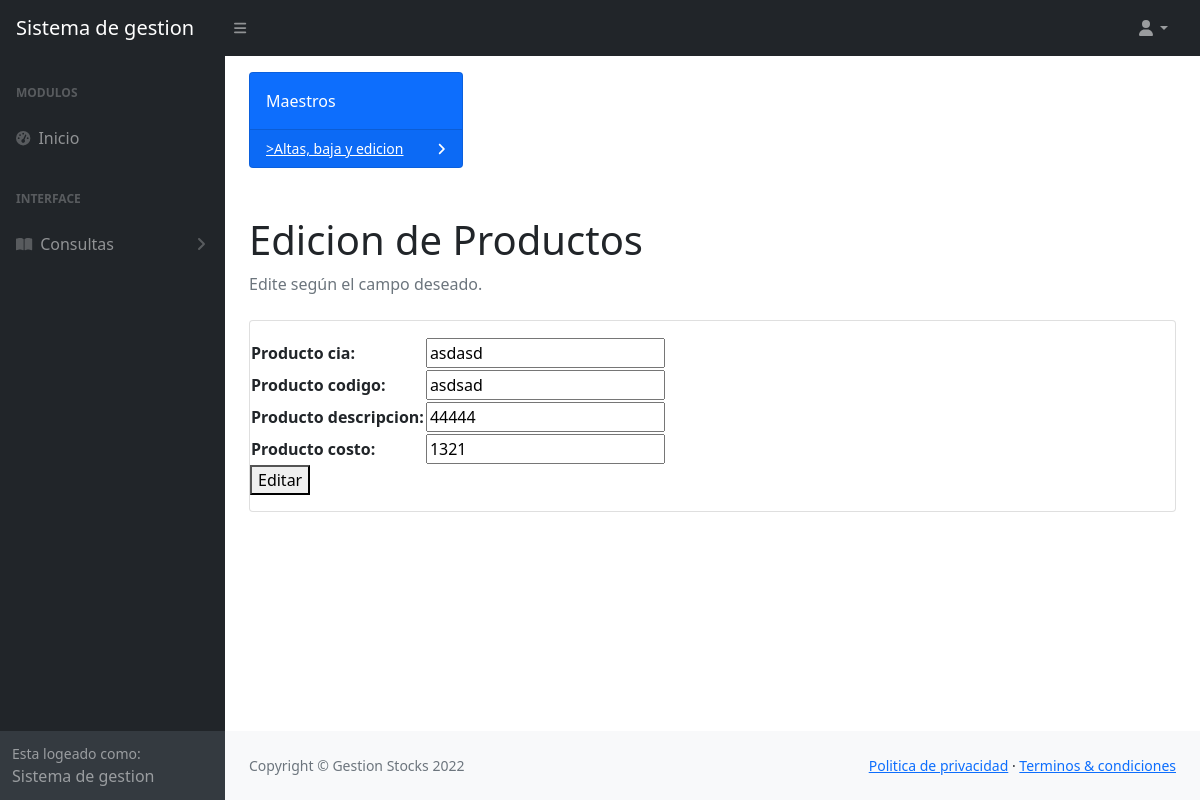
/edite_producto/1/, run on the app's committed database.
### vistas/models.py (models this page shows, shortened)
class Producto(models.Model):
    producto_cia = models.CharField(max_length=15)
    producto_codigo = models.CharField(max_length=10)
    producto_descripcion = models.CharField(max_length=30)
    producto_cantidad = models.IntegerField(null=0) #siempre empiezo en 0
    producto_costo = models.IntegerField(null=0)
    producto_fecha = models.DateTimeField(null=True)

### vistas/views.py (the view, shortened to what this page needs)
# urls.py: path('edite_producto/<int:id>/', edite_producto, name = 'edite_producto'),
def edite_producto(request, id):
    prod = Producto.objects.get(id=id)
    form_producto = FormEditarProducto(initial={'producto_cia': prod.producto_cia,'producto_codigo': prod.producto_codigo, 'producto_descripcion': prod.producto_descripcion, 'producto_costo': prod.producto_costo})
    print('entre')
    return render(request, 'edite_producto.html', {'form':form_producto, 'producto':prod})

### vistas/forms.py
class FormEditarProducto(forms.Form):
    producto_cia =  forms.CharField(max_length=30)
    producto_codigo = forms.CharField()
    producto_descripcion = forms.CharField(max_length=30)
    producto_costo = forms.IntegerField(required=False)

### Templates/edite_producto.html (shortened to what this page needs)
{% extends 'busqueda_producto.html' %}
{% block sub_titulo %}
<h1 class="mt-4">Edicion de Productos</h1>
{% endblock sub_titulo %}
{% block sub_titulo_2 %}
<li class="breadcrumb-item active">Edite según el campo deseado.</li>
{% endblock sub_titulo_2 %}
{% block campos %}
<body>
    <p>
        <form action={% url 'edite_producto' producto.id %} method="post">
            <table>
                {{form.as_table}}
            </table>
            <button>Editar</button>
        </form>
    </p>
</body>
{% endblock campos %}

### data on the page
Producto: producto_cia "asdasd", producto_codigo "asdsad", producto_descripcion "44444", producto_costo "1321"
